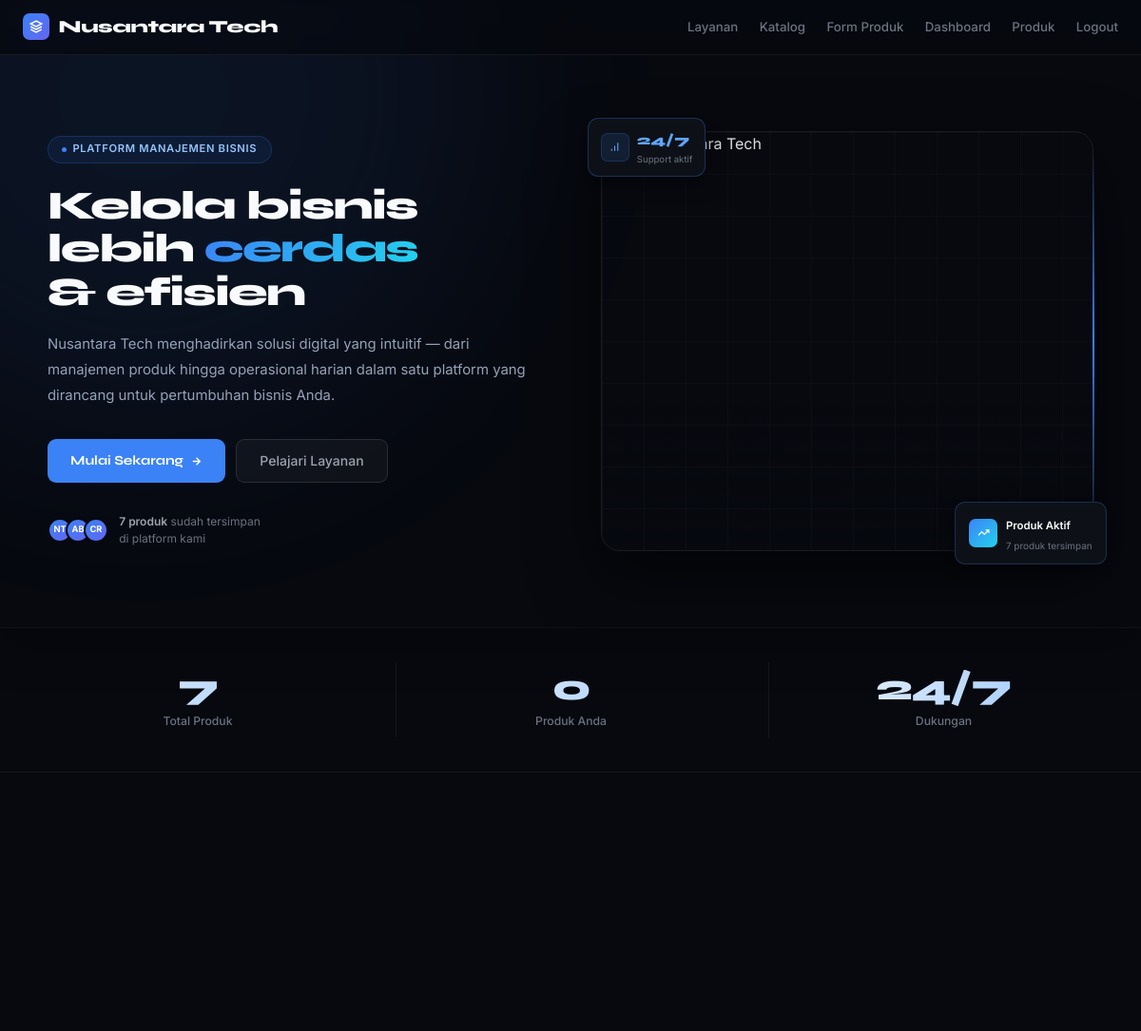
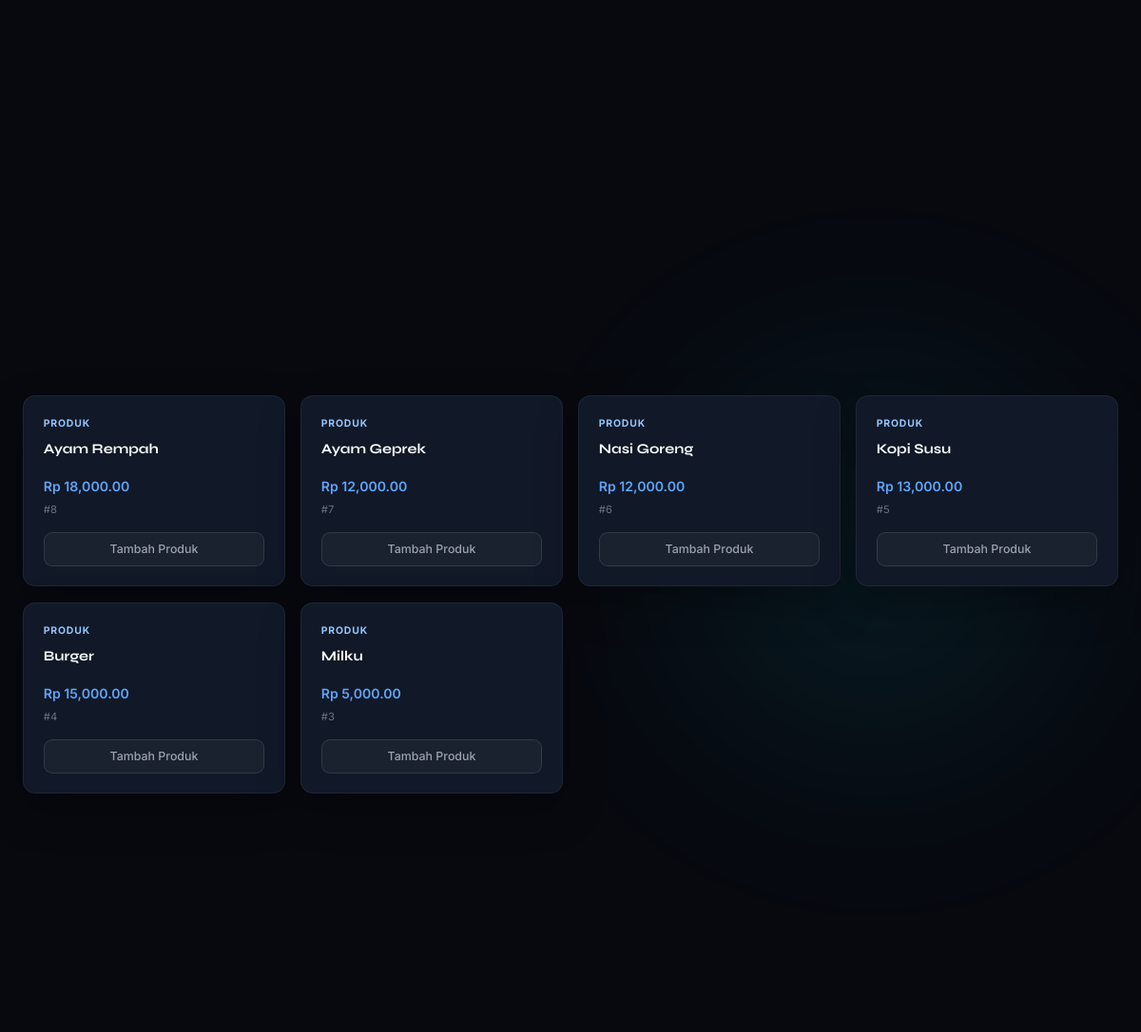
The app's page / (signed in, upper part), older data (2 pictures, top to bottom).
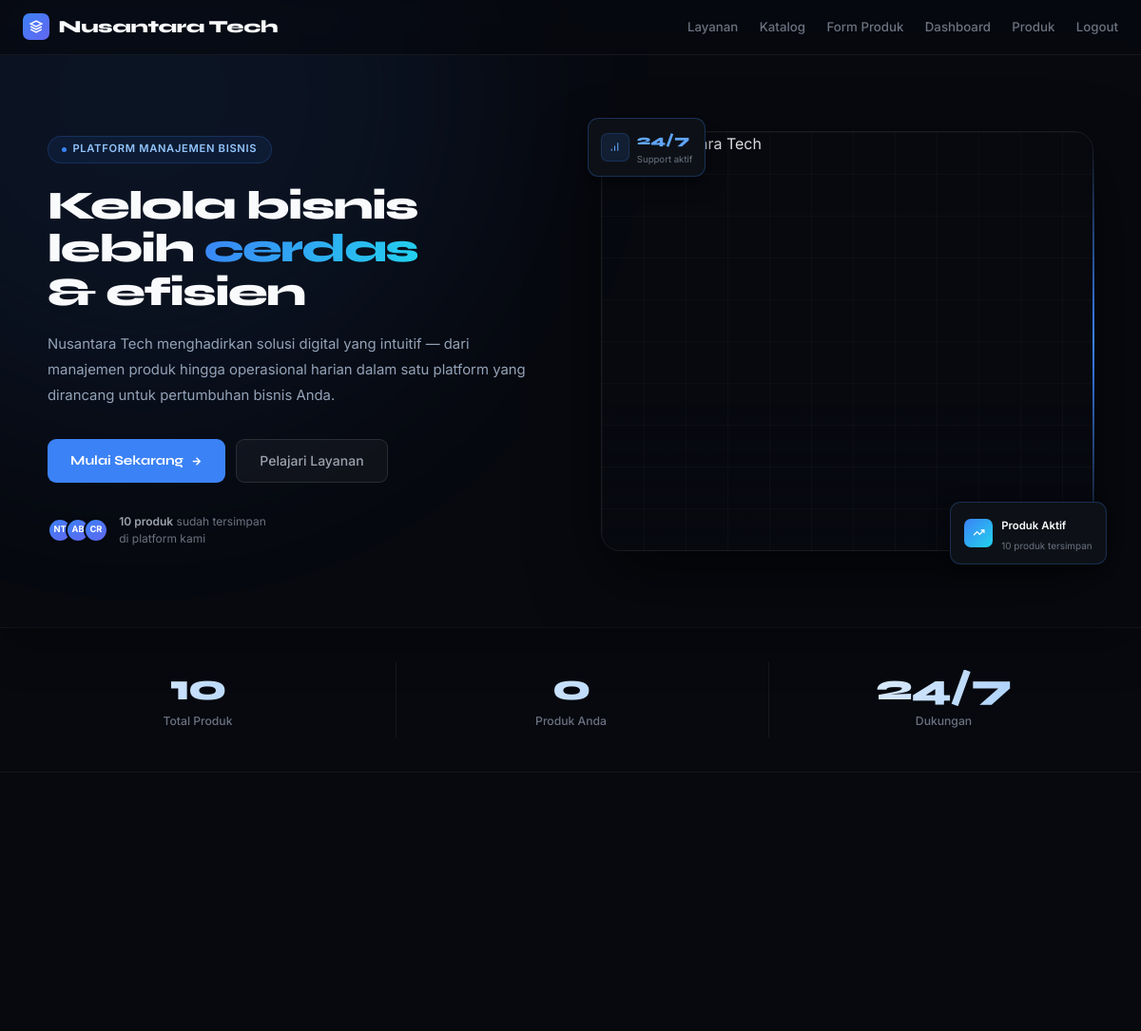
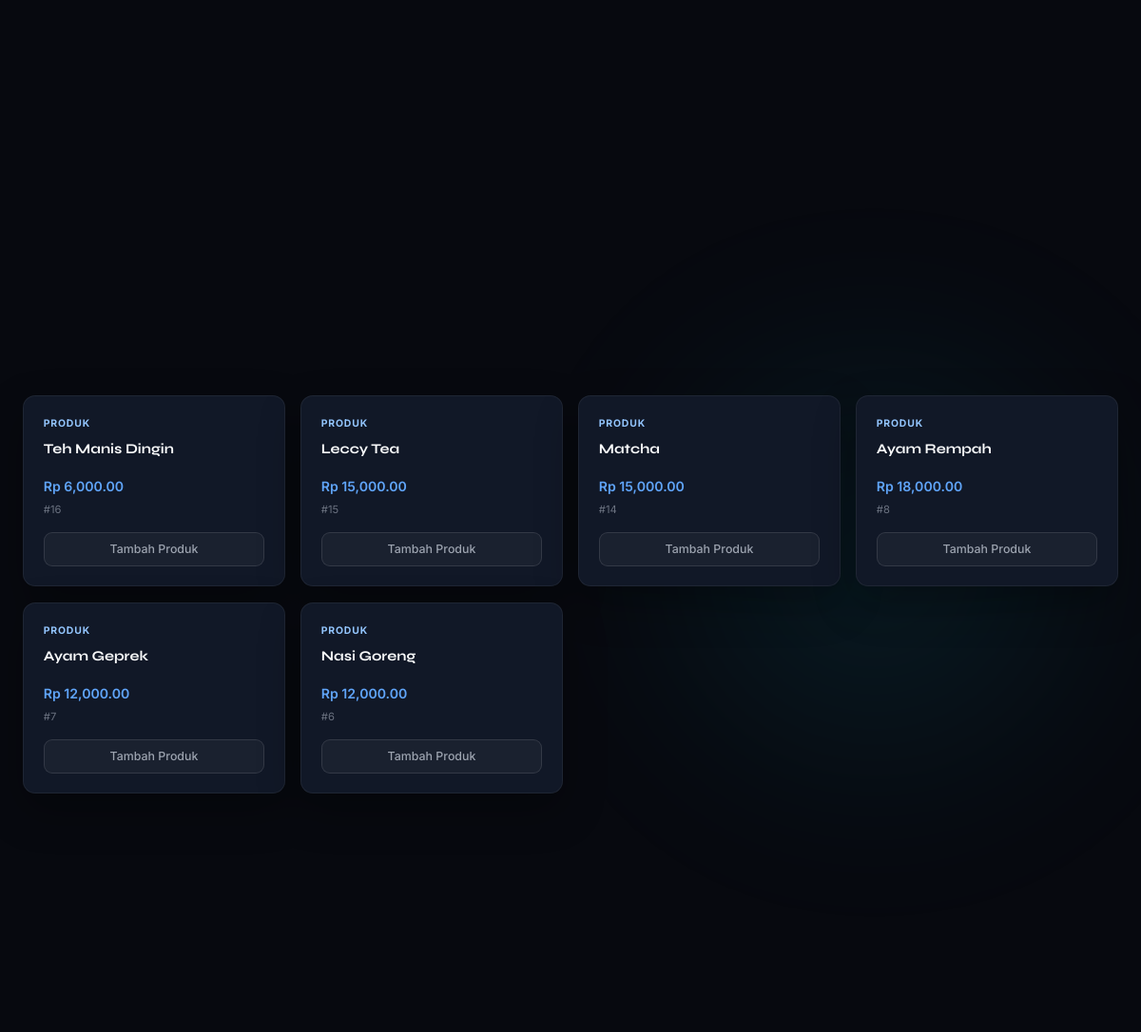
The same page, newer data (2 pictures, top to bottom).
### appku/models.py (models this page shows, shortened)
class Produk(models.Model):
    id = models.BigAutoField(primary_key=True)
    nama = models.CharField(max_length=100)
    harga = models.DecimalField(max_digits=10, decimal_places=2, default=0)
    kategori = models.ForeignKey(
        Kategori,
        on_delete=models.SET_NULL,
        null=True,
        blank=True,
        related_name="produks",
    )
    supplier = models.ForeignKey(
        Supplier,
        on_delete=models.SET_NULL,
        null=True,
        blank=True,
        related_name="produks",
    )
    stok = models.PositiveIntegerField(default=0)  # 🔥 tidak bisa minus
    deskripsi = models.TextField(blank=True, default="")
    created_at = models.DateTimeField(auto_now_add=True)
    updated_at = models.DateTimeField(auto_now=True)

### appku/views.py (the view)
# urls.py: path("", views.home, name="home"),
def home(request):
    produk_terbaru = Produk.objects.all().order_by("-id")[:6]
    total_produk = Produk.objects.count()
    last_produk = request.session.get("last_produk")
    produk_count = request.session.get("produk_count", 0)
    context = {
        "produk_terbaru": produk_terbaru,
        "total_produk": total_produk,
        "last_produk": last_produk,
        "produk_count": produk_count,
    }
    return render(request, "appku/index.html", context)

### appku/templates/appku/index.html (shortened to what the changed rows need)
{% extends 'appku/base.html' %}
{% load static %}
{% load humanize %}
{% block content %}
<div class="page">
  <section class="hero">
    <div class="hero-grid">
      <div class="hero-left">
        <h1>
          Kelola bisnis<br>
          lebih <span class="gr">cerdas</span><br>
          &amp; efisien
        </h1>
        <div class="trust">
          <div class="trust-txt">
            <strong>{{ total_produk }} produk</strong> sudah tersimpan<br>di platform kami
          </div>
        </div>
      </div>
      <div class="hero-right">
        <div class="br-badge">
          <div>
            <span class="br-label">Produk Aktif</span>
            <span class="br-sub">{{ total_produk }} produk tersimpan</span>
          </div>
        </div>
      </div>
    </div>
  </section>
  <div class="stats-strip reveal">
    <div class="wrap">
      <div class="stats-grid">
        <div class="stat-item">
          <div class="stat-num">{{ total_produk }}</div>
          <div class="stat-lbl">Total Produk</div>
        </div>
      </div>
    </div>
  </div>
  <section id="katalog" style="padding: 0 0 5rem;">
    <div class="wrap">
      <div class="produk-grid">
        {% for produk in produk_terbaru %}
        <div class="produk-card reveal {% cycle 'rd1' 'rd2' 'rd3' 'rd4' %}">
          <div class="produk-cat">Produk</div>
          <div class="produk-name">{{ produk.nama }}</div>
          <div class="produk-price">Rp {{ produk.harga|intcomma }}</div>
          <div class="produk-id">#{{ produk.id }}</div>
          <a href="{% url 'produk_form' %}" class="btn-ghost">Tambah Produk</a>
        </div>
        {% endfor %}
      </div>
    </div>
  </section>
</div>
{% endblock %}

Row changes from the older to the newer data that the page shows:
no longer on this page (row unchanged): Produk: nama "Kopi Susu", harga "13,000.00", id "5"
no longer on this page (row unchanged): Produk: nama "Burger", harga "15,000.00", id "4"
no longer on this page (row unchanged): Produk: nama "Milku", harga "5,000.00", id "3"
added Produk: nama "Teh Manis Dingin", harga "6,000.00", id "16"
added Produk: nama "Leccy Tea", harga "15,000.00", id "15"
added Produk: nama "Matcha", harga "15,000.00", id "14"
Text that changed along with them:
{{ total_produk }}: "7" → "10"
